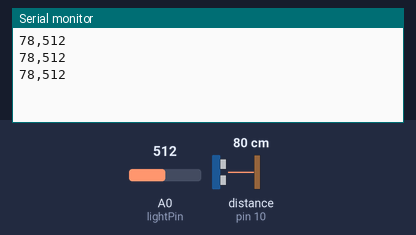
A sketch run on a simulated Arduino Uno, built with avr-gcc and run on an emulated ATmega328P. On the bench: the last lines printed to the serial monitor. Wiring (inferred from the names in the program): ultrasonic range finder: trigger pin 9; echo pin 10. The test bench sets the inputs (shaded band); at power-on: distance to the obstacle (sensor on pin 10) 80 cm, A0 (lightPin) = 512. The echo pulse lasts 58.3 µs per cm.

Above: at 1.3 s.
1.4 s: distance to the obstacle (sensor on pin 10) set to 2 cm
At 1.9 s:
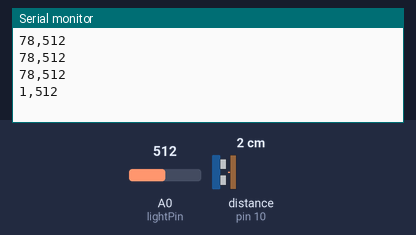
2.9 s: A0 (lightPin) set to 716
At 3.4 s:
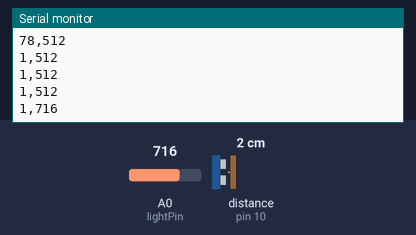
4.4 s: distance to the obstacle (sensor on pin 10) set to 4 cm
At 4.9 s:
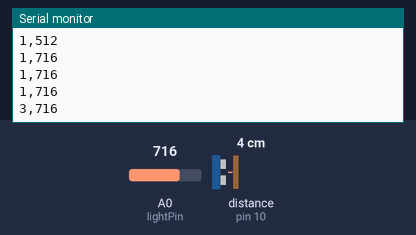
5.9 s: A0 (lightPin) set to 900
At 6.4 s:
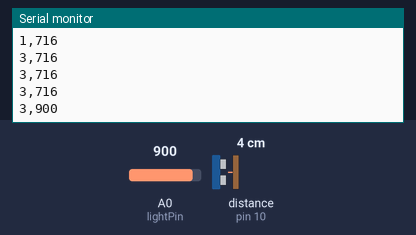
Timing chart, 0 to 8.4 s (numbered marks = the images above; inputs shaded):
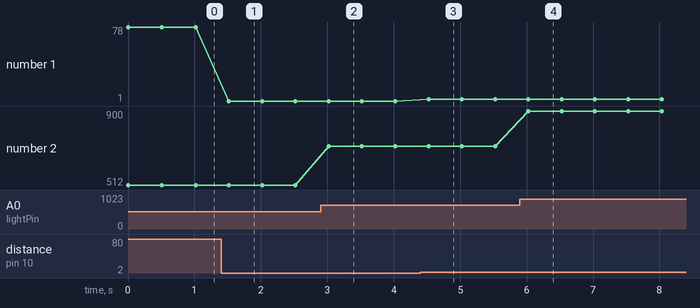

Measured:
- after the input at 1.4 s, the serial monitor: prints a new line after 0.12 s (image 1)
- after the input at 2.9 s, the serial monitor: prints a new line after 0.12 s (image 2)
- after the input at 4.4 s, the serial monitor: prints a new line after 0.12 s (image 3)
- after the input at 5.9 s, the serial monitor: prints a new line after 0.13 s (image 4)
- plotted number 1: 78 → 1 after the input at 1.4 s, 1 → 3 after the input at 4.4 s
- plotted number 2: 512 → 716 after the input at 2.9 s, 716 → 900 after the input at 5.9 s

The sketch:

sketch_jan20a_copy_20260130123715.ino
```cpp
/*
 * Posture Pro - Optimized for State-Based Server
 */

const int trigPin = 9;
const int echoPin = 10;
const int lightPin = A0;

// Timeout for the distance sensor (30000 microseconds = ~5 meters max)
// This prevents the code from lagging if no object is detected.
const unsigned long echoTimeout = 30000;

void setup() {
  Serial.begin(9600);
  pinMode(trigPin, OUTPUT);
  pinMode(echoPin, INPUT);
  pinMode(lightPin, INPUT);

  // Ensure trigger is low to start
  digitalWrite(trigPin, LOW);
}

void loop() {
  long duration;
  int distance;

  // --- DISTANCE MEASUREMENT ---
  // Clean pulse start
  digitalWrite(trigPin, LOW);
  delayMicroseconds(2);

  digitalWrite(trigPin, HIGH);
  delayMicroseconds(10);
  digitalWrite(trigPin, LOW);

  // Read duration with a timeout to keep the loop fast
  duration = pulseIn(echoPin, HIGH, echoTimeout);

  // Calculate distance: 0 indicates no reading or out of range
  if (duration == 0) {
    distance = 0;
  } else {
    distance = duration * 0.034 / 2;
  }

  // --- LIGHT MEASUREMENT ---
  int lightValue = analogRead(lightPin);

  // --- CSV OUTPUT ---
  // Sending: distance,lightValue
  Serial.print(distance);
  Serial.print(",");
  Serial.println(lightValue);

  // 500ms delay matches the server's expectation for high-frequency monitoring
  delay(500);
}
```
